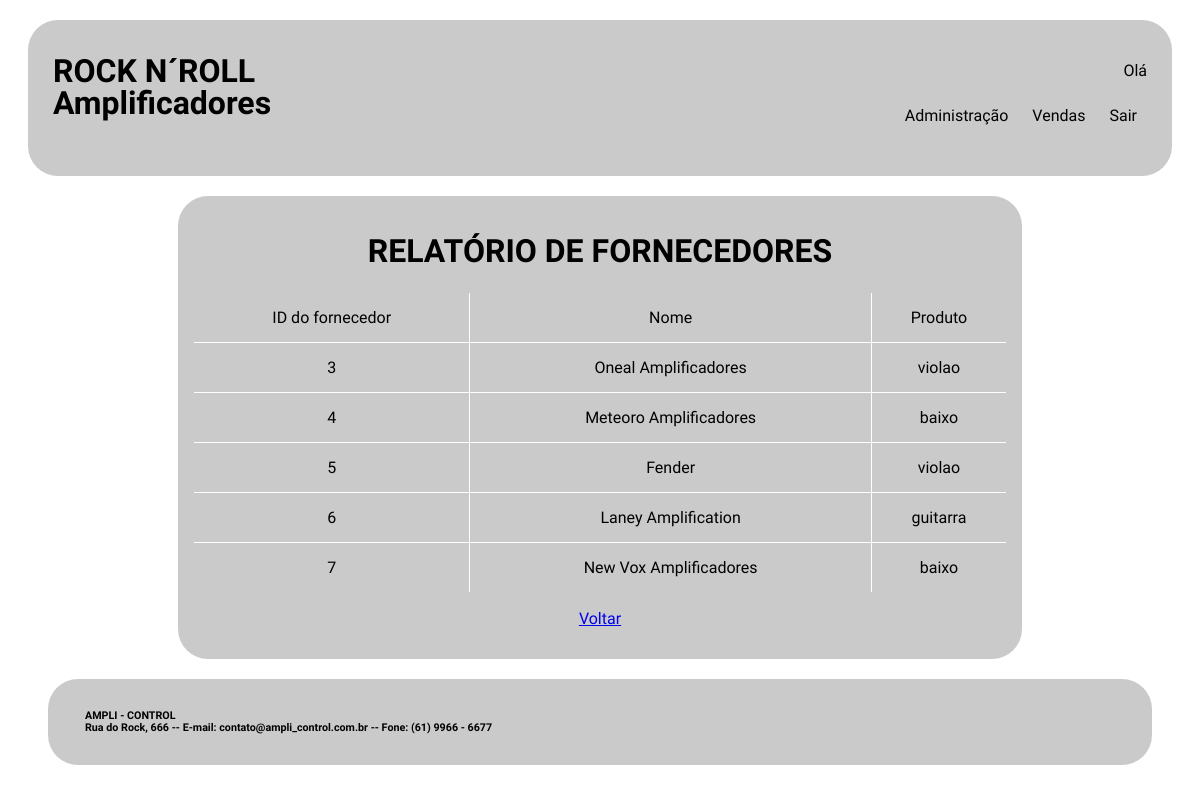
/rel_fornecedores.php, run on the app's committed database.
### tables this page shows
CREATE TABLE `fornecedores` (
  `COD_FOR` int(11) NOT NULL AUTO_INCREMENT,
  `NOME_FOR` varchar(45) NOT NULL,
  `ENDERECO_FOR` varchar(255) DEFAULT NULL,
  `TELEFONE_FOR` varchar(20) DEFAULT NULL,
  `NOMECONTATO_FOR` varchar(45) DEFAULT NULL,
  `PRODUTO_FOR` varchar(100) DEFAULT NULL,
  PRIMARY KEY (`COD_FOR`)
);

### rel_fornecedores.php (the view, shortened to what this page needs)
<!DOCTYPE html>
<html>
    <head>
        <link rel="stylesheet" type="text/css" href="css/layout.css">
		<link rel="stylesheet" type="text/css" href="css/menu.css">
    </head>
    <body>
        <div id="principal">
			<div id="topo">
				<div id="logo">
					<h1> ROCK N´ROLL </h1>
					<h1> Amplificadores </h1>
				</div>
				<div id="menu_global"  class="menu_global">
					<p align="right"> Olá <?php include "valida_login.php"; ?> </p>
					<?php include "menu_local.php"; ?>
				</div>
			</div>
			<div id="conteudo_especifico">
				<h1> RELATÓRIO DE FORNECEDORES </h1>
				<?php
					$conectar = mysqli_connect("localhost", "root", "", "4000870");
					$sql_pesquisa = "SELECT
											cod_for,
											nome_for,
											produto_for
									 FROM
											fornecedores";
					$resultado_pesquisa = mysqli_query ($conectar, $sql_pesquisa);
				?>
				<table width="100%" border=1>
						<tr height="50px">
							<td>
								ID do fornecedor
							</td>
							<td>
								Nome
							</td>
							<td>
								Produto
							</td>
						</tr>
					<?php
						while ($registro = mysqli_fetch_row($resultado_pesquisa)) {
					?>
						<tr height="50px">
							<td>
								<?php echo $registro[0]?>
							</td>
							<td>
								<?php echo $registro[1]?>
							</td>
							<td>
								<?php echo $registro[2]?>
							</td>
						</tr>
					<?php
						}
					?>
				</table>
				<p> <a href="relatorios.php"> Voltar </a> </p>
			</div>
			<div id="rodape">
				<div id="texto_institucional">
					<div id="texto_institucional">
						<h6> AMPLI - CONTROL </h6>
						<h6> Rua do Rock, 666 -- E-mail: contato@ampli_control.com.br -- Fone: (61) 9966 - 6677 </h6>
					</div>
				</div>
		</div>
    </body>
</html>

### css/layout.css (style rules this page uses)
#principal { margin: 20px; font-family: 'Dosis',sans-serif; }
#topo { padding: 25px; display: grid; grid-template-columns: auto auto; margin: 0px auto 20px auto; grid-gap: 5px; border-radius: 30px; border: none; background: rgb(202, 202, 202); justify-content: space-between; }
#logo h1 { line-height: 10px; word-spacing: 0px; }
#conteudo_especifico { padding: 15px; margin: auto 150px auto 150px; text-align: center; border-radius: 30px; background: rgb(202, 202, 202); }
#conteudo_especifico table { border-collapse: collapse; border-radius: 10px; overflow: hidden; border-color: white; }
#rodape { padding: 25px; display: grid; grid-template-columns: auto auto; margin: 20px 20px 20px 20px; grid-gap: 5px; border-radius: 30px; border: none; background: rgb(202, 202, 202); justify-content: space-between; }
#rodape h6 { line-height: 0px; word-spacing: 0px; margin: 12px auto 12px 12px; }

### data on the page
fornecedores: COD_FOR "3", NOME_FOR "Oneal Amplificadores", PRODUTO_FOR "violao"
fornecedores: COD_FOR "4", NOME_FOR "Meteoro Amplificadores", PRODUTO_FOR "baixo"
fornecedores: COD_FOR "5", NOME_FOR "Fender", PRODUTO_FOR "violao"
fornecedores: COD_FOR "6", NOME_FOR "Laney Amplification", PRODUTO_FOR "guitarra"
fornecedores: COD_FOR "7", NOME_FOR "New Vox Amplificadores", PRODUTO_FOR "baixo"
